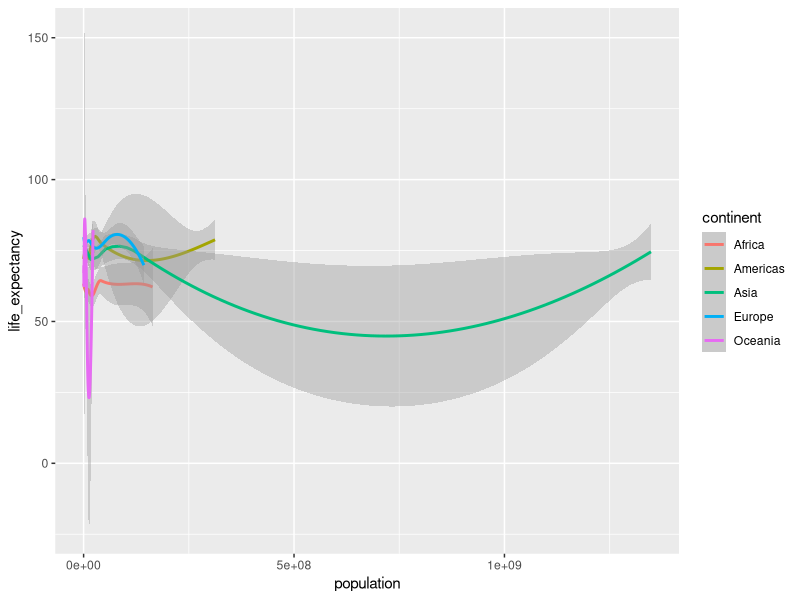
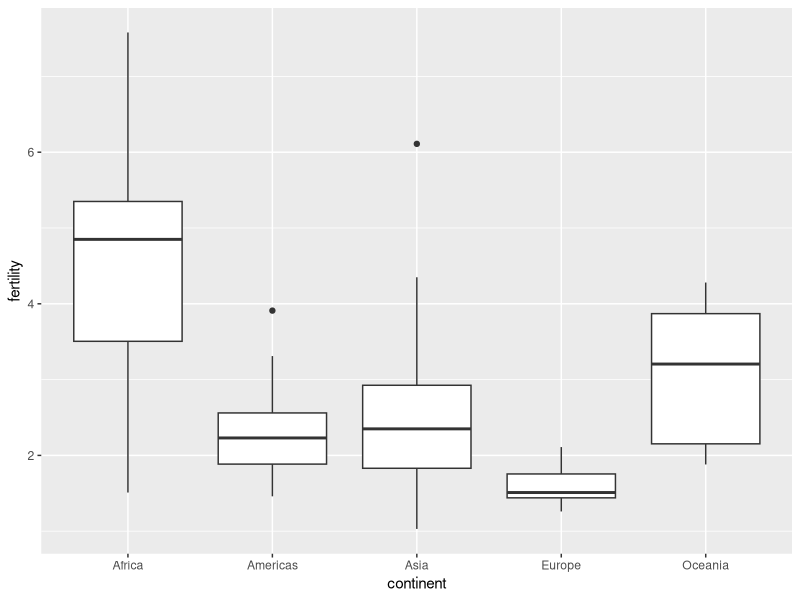
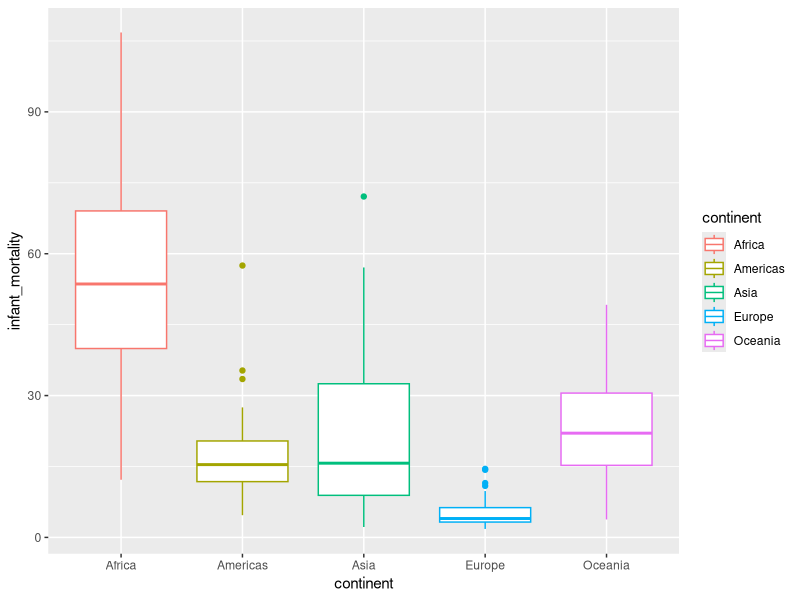

The R source for these figures, in order:
## ---- chunk 1
knitr::opts_chunk$set(echo = TRUE)
## ---- chunk 2
#install.packages("dslabs")
library(dslabs)
library(tidyverse)
## ---- chunk 3
view(gapminder)
## ---- chunk 4
dim(gapminder)
## ---- chunk 5
str(gapminder)
## ---- chunk 6
gap2011 <- gapminder %>% 
  as_tibble() %>% 
  filter(year == 2011)
## ---- chunk 7
ggplot(data = gap2011) +
geom_smooth(mapping = aes(x = population, y = life_expectancy, color= continent))
## ---- chunk 8
ggplot(data = gap2011) +
  geom_boxplot(mapping = aes(x = continent, y = fertility))
## ---- chunk 9
ggplot(data = gap2011) +
  geom_boxplot(mapping = aes(x = continent, y = infant_mortality, color = continent))
